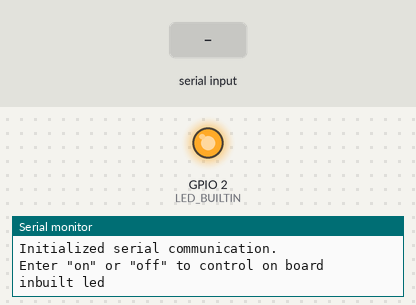
Bench run of a sketch on a simulated ESP8266 (NodeMCU). Shown: output pins drawn as LEDs (lit = HIGH, except the on-board LED, lit = LOW), the last lines printed to the serial monitor. The inputs (shaded band) are chosen by the test bench.

Above: at 1.2 s.
1.3 s: "off" received over Serial
At 2.2 s:
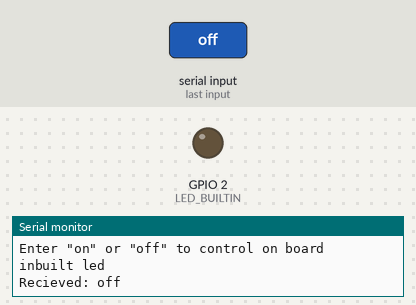
2.8 s: "on" received over Serial
At 3.3 s:
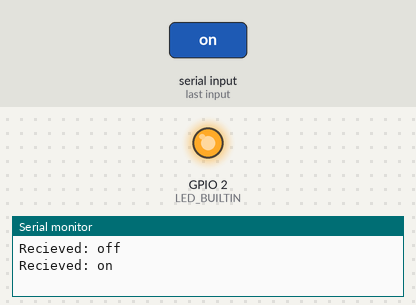
Timing chart, 0 to 5.8 s (numbered marks = the images above; inputs shaded):
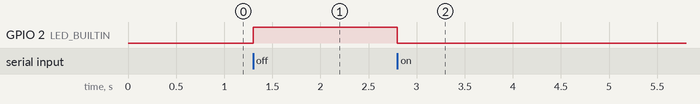

The sketch:

2_Serial_Communication.ino
```cpp
/*
  Developed by Prashant Kumar - https://www.linkedin.com/in/prashant-kumar-21b012154/
  Project: IBMM | NodeMCU ESP32 Tutorials
  Embedded System and Robotics Research Group - https://electronicscu.wixsite.com/research

  GitHub - https://github.com/cubleresearch/NodeMCU_ESP32_Tutorials
  YouTube - https://youtu.be/nx4ZrdLnW-w

  Upload date: 27 June 2018

  Serial Communication

  Board: MH-ET LIVE ESP32 DEVKIT
  MCU: NodeMCU ESP32-WROOM-32 - https://www.espressif.com/en/esp-wroom-32/resources
  Reference: https://www.arduino.cc/reference/en/language/functions/communication/serial/
  Blink: https://github.com/cubleresearch/NodeMCU_ESP32_Tutorials/blob/master/1_Blink.ino

  Reading and writing serial data to control inbuilt led.

  Note: in esp32 builtin led is connected to vcc
        so it turns on when it is set to LOW and off when set to HIGH
*/
char data[4];
void setup() {
  // begin serial communication
  Serial.begin(9600);// your own baud value
  Serial.println("\nInitialized serial communication.");// sends data to laptop via serial connection
  // to check your baud value
  //  1) go to device manager
  //  2) find your com port
  //  3) got to its properties to check its baud value

  Serial.println("Enter \"on\" or \"off\" to control on board inbuilt led");

  // set up inbuilt led
  pinMode(LED_BUILTIN, OUTPUT);

}

void loop() {
  // wait for the incoming data
  while(Serial.available() == 0);// available function return 0 when there is no data to read
  // and return integer value greater than 0 when there is data to read

  // read incoming data
  int i = 0;
  while(Serial.available() != 0){
    data[i++] = Serial.read();// reads serial data one byte each time it gets called
  }
  data[i] = '\0'; // specifies end of string
  Serial.print("Recieved: ");
  Serial.println(data);


  //turns on or off led. in esp32 builtin led is connected to vcc
  // so it turns on when it is set to LOW and off when set to HIGH
  if(strcmp(data, "on") == 0)digitalWrite(LED_BUILTIN, LOW);
  if(strcmp(data, "off") == 0)digitalWrite(LED_BUILTIN, HIGH);
}
```

Measured:
- after the input at 1.3 s, GPIO 2 (LED_BUILTIN): LOW → HIGH at once
- after the input at 2.8 s, GPIO 2 (LED_BUILTIN): HIGH → LOW at once
